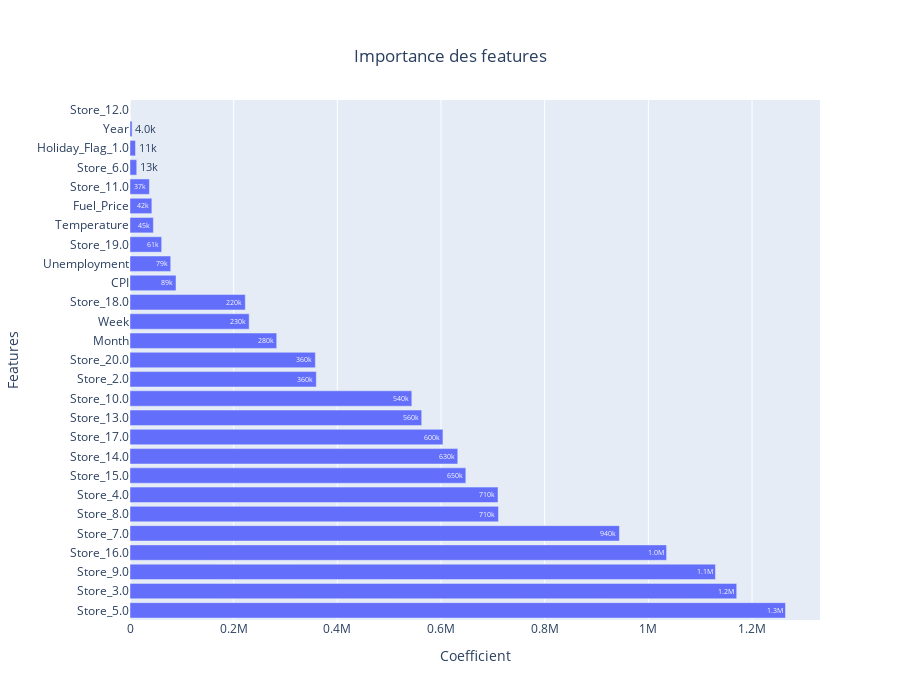

The cell this chart's notebook holds for it:
### Code cell
lasso = Lasso(max_iter = 5000)

params_lasso = {
    'alpha': [10.0, 50, 80, 100.0, 200, 300, 500, 600, 700, 800, 900, 1000]
}
gs_lasso = GridSearchCV(lasso , param_grid = params_lasso, cv = 5)
gs_lasso.fit(X_train, Y_train)

print("Best hyperparameters : ", gs_lasso.best_params_)
print("Best R2 score : ", gs_lasso.best_score_)
print()
print("R2 score on training set : ", gs_lasso.score(X_train, Y_train))
print("R2 score on test set : ", gs_lasso.score(X_test, Y_test))

display_features_importance(gs_lasso, True)

### Figure 1 — Plotly figure (JSON) as saved in the notebook; plotly's stock layout.template omitted (floating-point values rounded to 4 significant figures)
{"data": [{"alignmentgroup": "True", "hovertemplate": "variable=coefficients<br>value=%{x}<br>index=%{y}<extra></extra>", "legendgroup": "coefficients", "marker": {"color": "#636efa", "pattern": {"shape": ""}}, "name": "coefficients", "offsetgroup": "coefficients", "orientation": "h", "showlegend": true, "textposition": "auto", "texttemplate": "%{x:.2s}", "type": "bar", "x": [1265000.0, 1170000.0, 1129000.0, 1035000.0, 944200.0, 710800.0, 710000.0, 647900.0, 632300.0, 603700.0, 562800.0, 543700.0, 359400.0, 357600.0, 283000.0, 229900.0, 222400.0, 88770.0, 78570.0, 61090.0, 45090.0, 42170.0, 37480.0, 13000.0, 10610.0, 4023.0, 0], "xaxis": "x", "y": ["Store_5.0", "Store_3.0", "Store_9.0", "Store_16.0", "Store_7.0", "Store_8.0", "Store_4.0", "Store_15.0", "Store_14.0", "Store_17.0", "Store_13.0", "Store_10.0", "Store_2.0", "Store_20.0", "Month", "Week", "Store_18.0", "CPI", "Unemployment", "Store_19.0", "Temperature", "Fuel_Price", "Store_11.0", "Store_6.0", "Holiday_Flag_1.0", "Year", "Store_12.0"], "yaxis": "y"}], "layout": {"barmode": "relative", "height": 700, "legend": {"title": {"text": "variable"}, "tracegroupgap": 0}, "showlegend": false, "title": {"text": "Importance des features", "x": 0.5, "xanchor": "center", "yanchor": "top"}, "xaxis": {"anchor": "y", "domain": [0, 1], "title": {"text": "Coefficient"}}, "yaxis": {"anchor": "x", "domain": [0, 1], "title": {"text": "Features"}}}}
